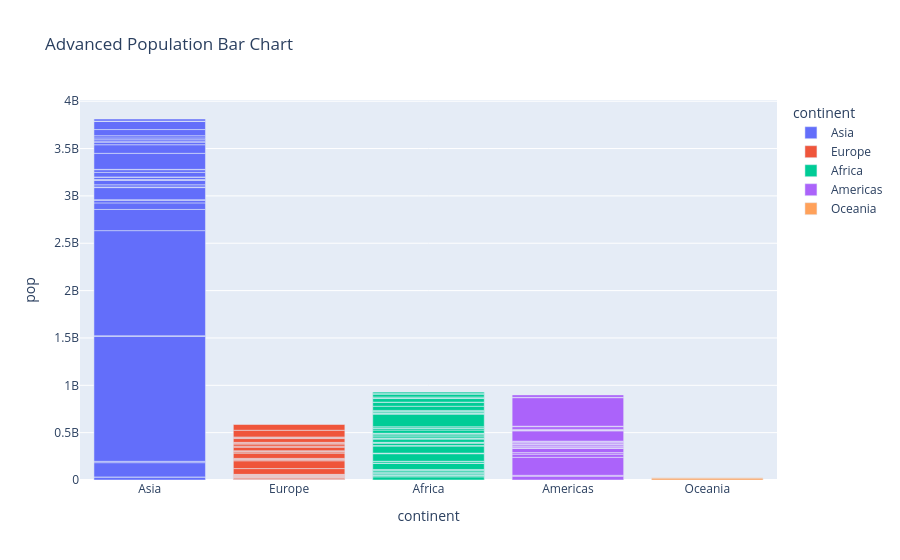

Notebook code for this chart:
### Code cell
import plotly.express as px

df = px.data.gapminder()
df = df[df["year"] == 2007]

fig = px.bar(df, x="continent",y="pop", color="continent",hover_data=["country"],title="Advanced Population Bar Chart")
fig.show()

### Figure 1 — Plotly figure (JSON) as saved in the notebook; plotly's stock layout.template omitted (floating-point values rounded to 4 significant figures)
{"data": [{"customdata": [["Afghanistan"], ["Bahrain"], ["Bangladesh"], ["Cambodia"], ["China"], ["Hong Kong, China"], ["India"], ["Indonesia"], ["Iran"], ["Iraq"], ["Israel"], ["Japan"], ["Jordan"], ["Korea, Dem. Rep."], ["Korea, Rep."], ["Kuwait"], ["Lebanon"], ["Malaysia"], ["Mongolia"], ["Myanmar"], ["Nepal"], ["Oman"], ["Pakistan"], ["Philippines"], ["Saudi Arabia"], ["Singapore"], ["Sri Lanka"], ["Syria"], ["Taiwan"], ["Thailand"], ["Vietnam"], ["West Bank and Gaza"], ["Yemen, Rep."]], "hovertemplate": "continent=%{x}<br>pop=%{y}<br>country=%{customdata[0]}<extra></extra>", "legendgroup": "Asia", "marker": {"color": "#636efa", "pattern": {"shape": ""}}, "name": "Asia", "orientation": "v", "showlegend": true, "textposition": "auto", "type": "bar", "x": ["Asia", "Asia", "Asia", "Asia", "Asia", "Asia", "Asia", "Asia", "Asia", "Asia", "Asia", "Asia", "Asia", "Asia", "Asia", "Asia", "Asia", "Asia", "Asia", "Asia", "Asia", "Asia", "Asia", "Asia", "Asia", "Asia", "Asia", "Asia", "Asia", "Asia", "Asia", "Asia", "Asia"], "xaxis": "x", "y": [31889923, 708573, 150448339, 14131858, 1318683096, 6980412, 1110396331, 223547000, 69453570, 27499638, 6426679, 127467972, 6053193, 23301725, 49044790, 2505559, 3921278, 24821286, 2874127, 47761980, 28901790, 3204897, 169270617, 91077287, 27601038, 4553009, 20378239, 19314747, 23174294, 65068149, 85262356, 4018332, 22211743], "yaxis": "y"}, {"customdata": [["Albania"], ["Austria"], ["Belgium"], ["Bosnia and Herzegovina"], ["Bulgaria"], ["Croatia"], ["Czech Republic"], ["Denmark"], ["Finland"], ["France"], ["Germany"], ["Greece"], ["Hungary"], ["Iceland"], ["Ireland"], ["Italy"], ["Montenegro"], ["Netherlands"], ["Norway"], ["Poland"], ["Portugal"], ["Romania"], ["Serbia"], ["Slovak Republic"], ["Slovenia"], ["Spain"], ["Sweden"], ["Switzerland"], ["Turkey"], ["United Kingdom"]], "hovertemplate": "continent=%{x}<br>pop=%{y}<br>country=%{customdata[0]}<extra></extra>", "legendgroup": "Europe", "marker": {"color": "#EF553B", "pattern": {"shape": ""}}, "name": "Europe", "orientation": "v", "showlegend": true, "textposition": "auto", "type": "bar", "x": ["Europe", "Europe", "Europe", "Europe", "Europe", "Europe", "Europe", "Europe", "Europe", "Europe", "Europe", "Europe", "Europe", "Europe", "Europe", "Europe", "Europe", "Europe", "Europe", "Europe", "Europe", "Europe", "Europe", "Europe", "Europe", "Europe", "Europe", "Europe", "Europe", "Europe"], "xaxis": "x", "y": [3600523, 8199783, 10392226, 4552198, 7322858, 4493312, 10228744, 5468120, 5238460, 61083916, 82400996, 10706290, 9956108, 301931, 4109086, 58147733, 684736, 16570613, 4627926, 38518241, 10642836, 22276056, 10150265, 5447502, 2009245, 40448191, 9031088, 7554661, 71158647, 60776238], "yaxis": "y"}, {"customdata": [["Algeria"], ["Angola"], ["Benin"], ["Botswana"], ["Burkina Faso"], ["Burundi"], ["Cameroon"], ["Central African Republic"], ["Chad"], ["Comoros"], ["Congo, Dem. Rep."], ["Congo, Rep."], ["Cote d'Ivoire"], ["Djibouti"], ["Egypt"], ["Equatorial Guinea"], ["Eritrea"], ["Ethiopia"], ["Gabon"], ["Gambia"], ["Ghana"], ["Guinea"], ["Guinea-Bissau"], ["Kenya"], ["Lesotho"], ["Liberia"], ["Libya"], ["Madagascar"], ["Malawi"], ["Mali"], ["Mauritania"], ["Mauritius"], ["Morocco"], ["Mozambique"], ["Namibia"], ["Niger"], ["Nigeria"], ["Reunion"], ["Rwanda"], ["Sao Tome and Principe"], ["Senegal"], ["Sierra Leone"], ["Somalia"], ["South Africa"], ["Sudan"], ["Swaziland"], ["Tanzania"], ["Togo"], ["Tunisia"], ["Uganda"], ["Zambia"], ["Zimbabwe"]], "hovertemplate": "continent=%{x}<br>pop=%{y}<br>country=%{customdata[0]}<extra></extra>", "legendgroup": "Africa", "marker": {"color": "#00cc96", "pattern": {"shape": ""}}, "name": "Africa", "orientation": "v", "showlegend": true, "textposition": "auto", "type": "bar", "x": ["Africa", "Africa", "Africa", "Africa", "Africa", "Africa", "Africa", "Africa", "Africa", "Africa", "Africa", "Africa", "Africa", "Africa", "Africa", "Africa", "Africa", "Africa", "Africa", "Africa", "Africa", "Africa", "Africa", "Africa", "Africa", "Africa", "Africa", "Africa", "Africa", "Africa", "Africa", "Africa", "Africa", "Africa", "Africa", "Africa", "Africa", "Africa", "Africa", "Africa", "Africa", "Africa", "Africa", "Africa", "Africa", "Africa", "Africa", "Africa", "Africa", "Africa", "Africa", "Africa"], "xaxis": "x", "y": [33333216, 12420476, 8078314, 1639131, 14326203, 8390505, 17696293, 4369038, 10238807, 710960, 64606759, 3800610, 18013409, 496374, 80264543, 551201, 4906585, 76511887, 1454867, 1688359, 22873338, 9947814, 1472041, 35610177, 2012649, 3193942, 6036914, 19167654, 13327079, 12031795, 3270065, 1250882, 33757175, 19951656, 2055080, 12894865, 135031164, 798094, 8860588, 199579, 12267493, 6144562, 9118773, 43997828, 42292929, 1133066, 38139640, 5701579, 10276158, 29170398, 11746035, 12311143], "yaxis": "y"}, {"customdata": [["Argentina"], ["Bolivia"], ["Brazil"], ["Canada"], ["Chile"], ["Colombia"], ["Costa Rica"], ["Cuba"], ["Dominican Republic"], ["Ecuador"], ["El Salvador"], ["Guatemala"], ["Haiti"], ["Honduras"], ["Jamaica"], ["Mexico"], ["Nicaragua"], ["Panama"], ["Paraguay"], ["Peru"], ["Puerto Rico"], ["Trinidad and Tobago"], ["United States"], ["Uruguay"], ["Venezuela"]], "hovertemplate": "continent=%{x}<br>pop=%{y}<br>country=%{customdata[0]}<extra></extra>", "legendgroup": "Americas", "marker": {"color": "#ab63fa", "pattern": {"shape": ""}}, "name": "Americas", "orientation": "v", "showlegend": true, "textposition": "auto", "type": "bar", "x": ["Americas", "Americas", "Americas", "Americas", "Americas", "Americas", "Americas", "Americas", "Americas", "Americas", "Americas", "Americas", "Americas", "Americas", "Americas", "Americas", "Americas", "Americas", "Americas", "Americas", "Americas", "Americas", "Americas", "Americas", "Americas"], "xaxis": "x", "y": [40301927, 9119152, 190010647, 33390141, 16284741, 44227550, 4133884, 11416987, 9319622, 13755680, 6939688, 12572928, 8502814, 7483763, 2780132, 108700891, 5675356, 3242173, 6667147, 28674757, 3942491, 1056608, 301139947, 3447496, 26084662], "yaxis": "y"}, {"customdata": [["Australia"], ["New Zealand"]], "hovertemplate": "continent=%{x}<br>pop=%{y}<br>country=%{customdata[0]}<extra></extra>", "legendgroup": "Oceania", "marker": {"color": "#FFA15A", "pattern": {"shape": ""}}, "name": "Oceania", "orientation": "v", "showlegend": true, "textposition": "auto", "type": "bar", "x": ["Oceania", "Oceania"], "xaxis": "x", "y": [20434176, 4115771], "yaxis": "y"}], "layout": {"barmode": "relative", "legend": {"title": {"text": "continent"}, "tracegroupgap": 0}, "title": {"text": "Advanced Population Bar Chart"}, "xaxis": {"anchor": "y", "categoryarray": ["Asia", "Europe", "Africa", "Americas", "Oceania"], "categoryorder": "array", "domain": [0, 1], "title": {"text": "continent"}}, "yaxis": {"anchor": "x", "domain": [0, 1], "title": {"text": "pop"}}}}
